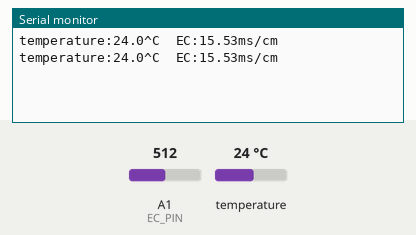
This sketch was run on a simulated Arduino Uno, built with avr-gcc and run on an emulated ATmega328P. Parts: the last lines printed to the serial monitor. The inputs (shaded band) are chosen by the test bench; at power-on: temperature 24 °C, A1 (EC_PIN) = 512.

Above: at 2.8 s.
2.9 s: temperature set to 12 °C
At 4.2 s:
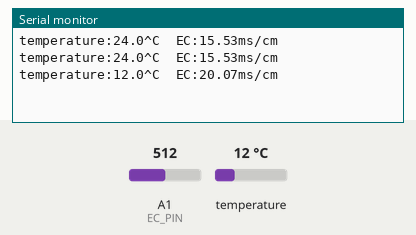
4.4 s: A1 (EC_PIN) set to 716
At 5.4 s:
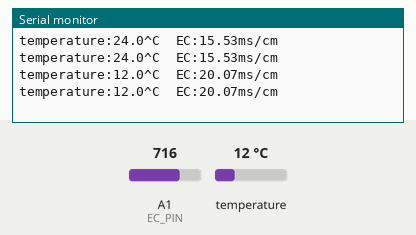
5.9 s: temperature set to 19 °C
At 5.9 s:
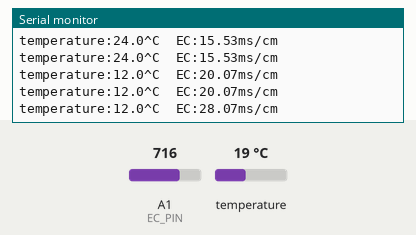
7.4 s: A1 (EC_PIN) set to 900
At 8.6 s:
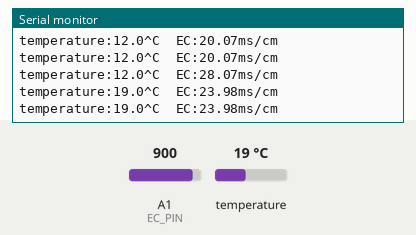
Timing chart, 0 to 9.9 s (numbered marks = the images above; inputs shaded):
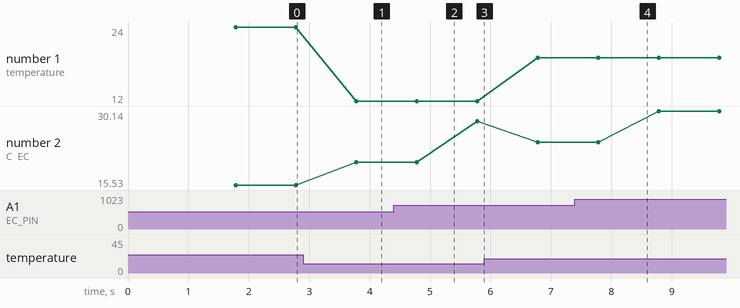

The sketch:

calibration.ino
```cpp
// (licence header left out)
#include "DFRobot_EC.h"
#include <EEPROM.h>
#include <OneWire.h>
#include <DallasTemperature.h>
#define ONE_WIRE_BUS 2
OneWire oneWire(ONE_WIRE_BUS);
DallasTemperature sensors(&oneWire);

#define EC_PIN A1
float voltage,ecValue,temperature = 25;
DFRobot_EC ec;

void setup()
{
  Serial.begin(115200);
  ec.begin();
  sensors.begin();
}

void loop()
{
    static unsigned long timepoint = millis();
    if(millis()-timepoint>1000U)  //time interval: 1s
    {
      timepoint = millis();
      voltage = analogRead(EC_PIN)/1024.0*5000;   // read the voltage
      sensors.requestTemperatures();
      temperature = sensors.getTempCByIndex(0);        // read your temperature sensor to execute temperature compensation
      ecValue =  ec.readEC(voltage,temperature);  // convert voltage to EC with temperature compensation
      Serial.print("temperature:");
      Serial.print(temperature,1);
      Serial.print("^C  EC:");
      Serial.print(ecValue,2);
      Serial.println("ms/cm");
    }
    ec.calibration(voltage,temperature);          // calibration process by Serail CMD
}

float readTemperature()
{
  //add your code here to get the temperature from your temperature sensor
}
```

Measured:
- after the input at 2.9 s, the serial monitor: prints a new line after 0.88 s (image 1)
- plotted number 1: 24 → 12 after the input at 2.9 s, 12 → 19 after the input at 5.9 s
- plotted number 2: 15.53 → 20.07 after the input at 2.9 s, 20.07 → 28.07 after the input at 4.4 s, 28.07 → 23.98 after the input at 5.9 s, 23.98 → 30.14 after the input at 7.4 s
